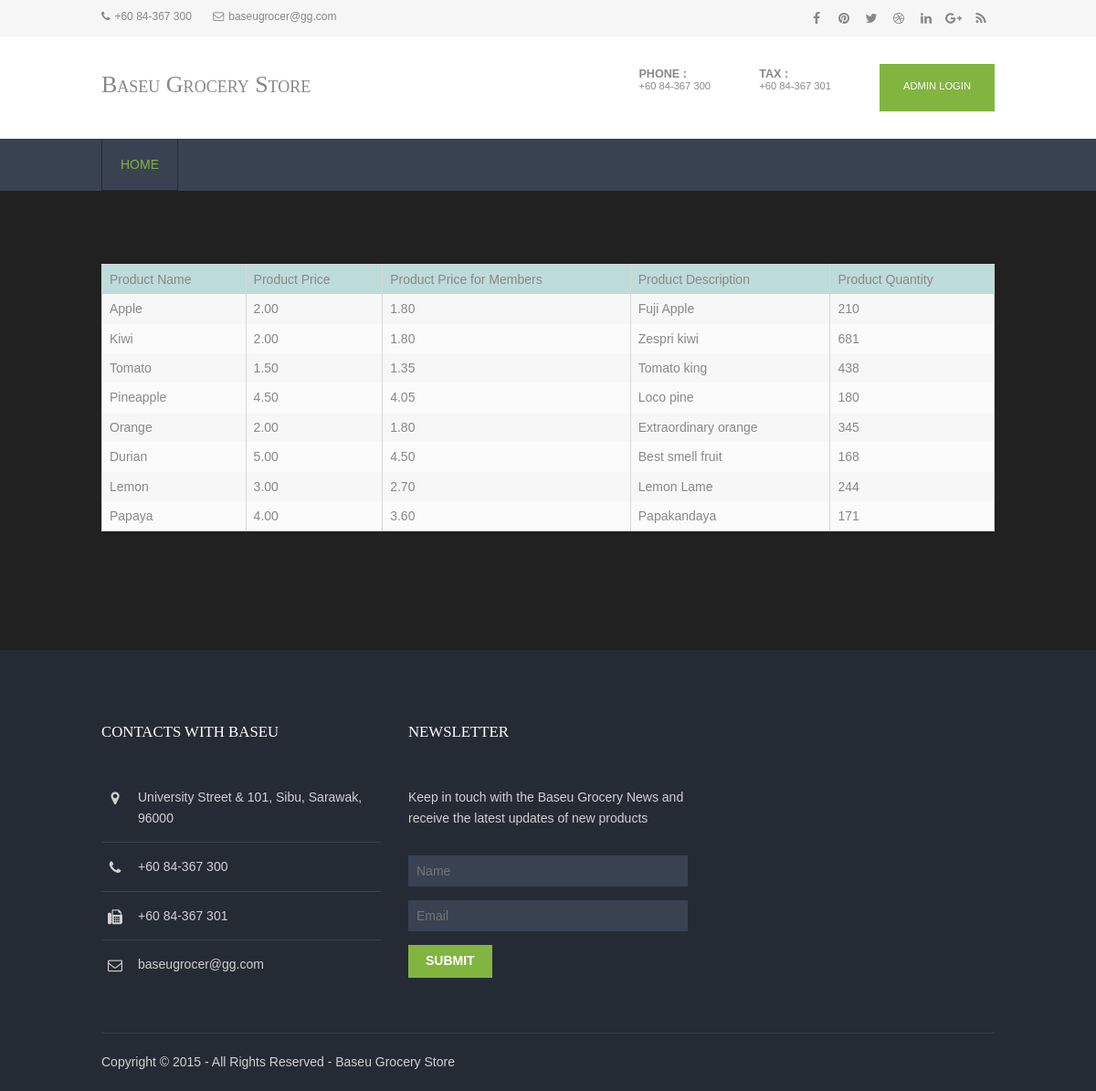
/product_fruits.php, run on the app's committed database.
### tables this page shows
CREATE TABLE `products` (
  `pro_id` int(11) NOT NULL,
  `pro_name` varchar(255) NOT NULL,
  `pro_price` decimal(15,2) NOT NULL,
  `pro_mem_price` decimal(15,2) DEFAULT NULL,
  `pro_description` text NOT NULL,
  `quantity` int(11) DEFAULT NULL,
  `pro_type` varchar(255) NOT NULL
);

### product_fruits.php (the view, shortened to what this page needs)
<?php
require('includes/config.php');
$result = $db->query("SELECT pro_name, pro_price, pro_mem_price, pro_description, quantity FROM products WHERE pro_type like 'Fruit';");
?>
<!DOCTYPE html>
<html>
<head>
<link href="layout/styles/layout.css" rel="stylesheet" type="text/css" media="all">
</head>
<body background="images/bg.jpg" id="top">
<div class="wrapper row0">
  <div id="topbar" class="hoc clear">
    <div class="fl_left">
      <ul class="nospace inline pushright">
        <li><i class="fa fa-phone"></i>+60 84-367 300</li>
        <li><i class="fa fa-envelope-o"></i>baseugrocer@gg.com</li>
      </ul>
    </div>
    <div class="fl_right">
      <ul class="faico clear">
        <li><a class="faicon-facebook" href="#"><i class="fa fa-facebook"></i></a></li>
        <li><a class="faicon-pinterest" href="#"><i class="fa fa-pinterest"></i></a></li>
        <li><a class="faicon-twitter" href="#"><i class="fa fa-twitter"></i></a></li>
        <li><a class="faicon-dribble" href="#"><i class="fa fa-dribbble"></i></a></li>
        <li><a class="faicon-linkedin" href="#"><i class="fa fa-linkedin"></i></a></li>
        <li><a class="faicon-google-plus" href="#"><i class="fa fa-google-plus"></i></a></li>
        <li><a class="faicon-rss" href="#"><i class="fa fa-rss"></i></a></li>
      </ul>
    </div>
  </div>
</div>
<div class="wrapper row1">
  <header id="header" class="hoc clear">
    <div id="logo" class="fl_left">
      <h1><a href="index.html">Baseu Grocery Store</a></h1>
    </div>
    <div id="quickinfo" class="fl_right">
      <ul class="nospace inline">
        <li><strong>Phone :</strong><br> +60 84-367 300</li>
        <li><strong>Tax :</strong><br> +60 84-367 301</li>
        <li><a class="btn" href="login.php">Admin Login</a></li>
      </ul>
    </div>
  </header>
</div>
<div class="wrapper row2">
  <nav id="mainav" class="hoc clear">
    <ul class="clear">
      <li class="active"><a href="index.html">Home</a></li>
    </ul>
  </nav>
</div>
<div class="wrapper row3" style="background-color : light-grey;" >
  <main class="hoc container clear">
    <div class="content">
      <div id="gallery">
        <table width='80%' border=0 >
        <tr style="background-color : #BEDCD9;">
          <td>Product Name</td>
          <td>Product Price</td>
          <td>Product Price for Members</td>
          <td>Product Description</td>
          <td>Product Quantity</td>
        </tr>
        <?php
        while($row = $result->fetch(PDO::FETCH_ASSOC)) {
          echo "<tr>";
          echo "<td>".$row['pro_name']."</td>";
          echo "<td>".$row['pro_price']."</td>";
          echo "<td>".$row['pro_mem_price']."</td>";
          echo "<td>".$row['pro_description']."</td>";
          echo "<td>".$row['quantity']."</td>";
        }
        ?>
        </table>
      </div>
    </div>
  </main>
</div>
<div class="wrapper row4">
  <footer id="footer" class="hoc clear">
    <div class="one_third first">
      <h6 class="title">Contacts with Baseu</h6>
      <ul class="nospace linklist contact">
        <li><i class="fa fa-map-marker"></i>
          <address>
          University Street &amp; 101, Sibu, Sarawak, 96000
          </address>
        </li>
        <li><i class="fa fa-phone"></i> +60 84-367 300<br></li>
        <li><i class="fa fa-fax"></i> +60 84-367 301</li>
        <li><i class="fa fa-envelope-o"></i> baseugrocer@gg.com</li>
      </ul>
    </div>
    <div class="one_third">
      <h6 class="title">Newsletter</h6>
      <p class="btmspace-30">Keep in touch with the Baseu Grocery News and receive the latest updates of new products</p>
      <form method="post" action="#">
        <fieldset>
          <input class="btmspace-15" type="text" value="" placeholder="Name">
          <input class="btmspace-15" type="text" value="" placeholder="Email">
          <button type="submit" value="submit">Submit</button>
        </fieldset>
      </form>
    </div>
  </footer>
</div>
<div class="wrapper row5">
  <div id="copyright" class="hoc clear">
    <p class="fl_left">Copyright &copy; 2015 - All Rights Reserved - <a href="#">Baseu Grocery Store</a></p>
  </div>
</div>
</body>
</html>

### layout/styles/layout.css (style rules this page uses)
#topbar { padding:5px 0; font-size:12px; }
#topbar .fl_left { margin-top:4px; }
#topbar .fl_left .inline > li i { margin:0 5px 0 0; line-height:normal; }
#topbar .faico li { margin:0; }
#header { padding:30px 0; }
#header #logo { margin-top:8px; font-variant:small-caps; }
#header #logo h1 { margin:0; padding:0; font-size:26px; }
#header #quickinfo { font-size:.8rem; text-transform:uppercase; }
#header #quickinfo li { margin-right:50px; }
#header #quickinfo li:last-child { margin-right:0; }
#header #quickinfo strong { display:block; margin:0 0 -5px 0; padding:0; font-size:.9rem; }
.container { padding:80px 0; }
#footer { padding:80px 0 60px; }
#footer .title { margin:0 0 50px 0; padding:0; font-size:1.2rem; text-transform:uppercase; }
#footer .linklist li { display:block; margin-bottom:15px; padding:0 0 15px 0; border-bottom:1px solid; }
#footer .linklist li:last-child { margin:0; padding:0; border:none; }
#footer .linklist li::before, #footer .linklist li::after { display:table; content:""; }
#footer .linklist li, #footer .linklist li::after { clear:both; }
#footer .contact.linklist li, #footer .contact.linklist li:last-child { position:relative; padding-left:40px; }
#footer .contact li * { margin:0; padding:0; line-height:1.6; }
#footer .contact li i { display:block; position:absolute; top:0; left:0; width:30px; font-size:16px; text-align:center; }
#footer input, #footer button { border:1px solid; }
#footer input { display:block; width:100%; padding:8px; }
#footer button { padding:8px 18px 10px; text-transform:uppercase; font-weight:700; cursor:pointer; }
#copyright { padding:20px 0; border-top:1px solid; }
#copyright * { margin:0; padding:0; }
*, *::before, *::after { transition:all .3s ease-in-out; }
nav ul, nav ol { margin:0; padding:0; list-style:none; }
#mainav, #breadcrumb, .sidebar nav { line-height:normal; }
#mainav li { display:block; position:relative; float:left; margin:0; padding:0; text-transform:uppercase; }
#mainav li:last-child { margin-right:0; }
#mainav ul.clear { border:solid; border-width:0 0 0 1px; }
#mainav li a { display:block; padding:20px; border:solid; border-width:0 1px 1px 0; border-collapse:collapse; }
table, th, td { border:1px solid; border-collapse:collapse; vertical-align:top; }
table, th { table-layout:auto; }
table { width:100%; margin-bottom:15px; }
th, td { padding:5px 8px; }
td { border-width:0 1px; }
#gallery { display:block; width:100%; margin-bottom:50px; }
.faico { margin:0; padding:0; list-style:none; }
.faico li { display:inline-block; float:left; margin:0 2px 0 0; padding:0; line-height:normal; }
.faico li:last-child { margin-right:0; }
.faico a { display:inline-block; width:30px; height:30px; line-height:30px; font-size:14px; text-align:center; }
.faico a { color:inherit; background-color:transparent; }
body { color:#888888; background-color:#252B34; }
a { color:#82B440; }
.btn, .btn.inverse:hover { color:#FFFFFF; background-color:#82B440; border-color:#82B440; }
.row0 { color:#888888; background-color:#F6F6F6; }
.row1 { color:#888888; background-color:#FFFFFF; }
.row2, .row2 a { color:#FFFFFF; background-color:#394251; }
.row3 { color:#888888; background-color:#212121; }
.row4 { color:#D0D0D0; background-color:#252B34; }
.row5, .row5 a { color:#D0D0D0; background-color:#252B34; }
#header #logo * { color:inherit; }
#footer .title { color:#FFFFFF; }
#footer .linklist li { border-color:#394251; }
#footer input, #footer button { border-color:transparent; }
#footer input { color:#FFFFFF; background-color:#394251; }
#footer button { color:#FFFFFF; background-color:#82B440; }
#copyright { border-color:#394251; }
#mainav ul.clear { border-color:#252B34; }
#mainav li a { color:inherit; background-color:inherit; border-color:#252B34; }
#mainav .active a, #mainav a:hover, #mainav li:hover > a { color:#82B440; background-color:inherit; }
table, th, td, #comments .avatar, #comments input, #comments textarea { border-color:#D7D7D7; }
tr, #comments li, #comments input[type="submit"], #comments input[type="reset"] { color:inherit; background-color:#FBFBFB; }
tr:nth-child(even), #comments li:nth-child(even) { color:inherit; background-color:#F7F7F7; }
@media screen and (min-width:978px) { .hoc { max-width:978px; } }

### data on the page
products: pro_name "Apple", pro_price "2.00", pro_mem_price "1.80", pro_description "Fuji Apple", quantity "210"
products: pro_name "Kiwi", pro_price "2.00", pro_mem_price "1.80", pro_description "Zespri kiwi", quantity "681"
products: pro_name "Tomato", pro_price "1.50", pro_mem_price "1.35", pro_description "Tomato king", quantity "438"
products: pro_name "Pineapple", pro_price "4.50", pro_mem_price "4.05", pro_description "Loco pine", quantity "180"
products: pro_name "Orange", pro_price "2.00", pro_mem_price "1.80", pro_description "Extraordinary orange", quantity "345"
products: pro_name "Durian", pro_price "5.00", pro_mem_price "4.50", pro_description "Best smell fruit", quantity "168"
products: pro_name "Lemon", pro_price "3.00", pro_mem_price "2.70", pro_description "Lemon Lame", quantity "244"
products: pro_name "Papaya", pro_price "4.00", pro_mem_price "3.60", pro_description "Papakandaya", quantity "171"
